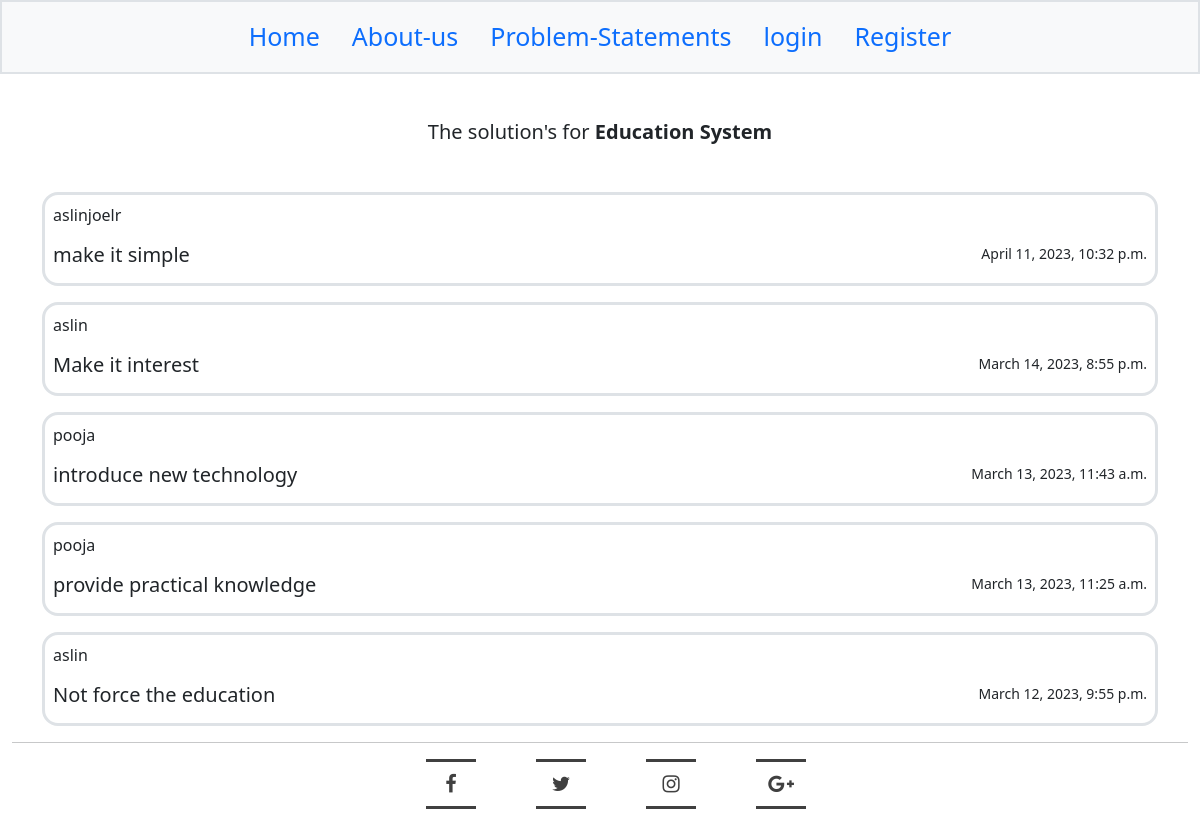
/problem_statements/1/view-solutions/, run on the app's committed database.
### nation_book/models.py (models this page shows, shortened)
class ProblemStatement(models.Model):
    problem_name = models.CharField(max_length=200)
    problem_desc = models.CharField(max_length=500)
    problem_img=models.ImageField(upload_to='problem_img')
    problem_id=models.IntegerField(default=0)
    def __str__(self):
        return self.problem_name

class ProblemComments(models.Model):
    body=models.TextField(default='')
    time=models.DateTimeField(auto_now_add=True)
    post=models.ForeignKey(ProblemStatement,on_delete=models.CASCADE)
    author=models.CharField(max_length=200)
    class Meta:
        ordering = ['-time']

### nation_book/views.py (the view)
# urls.py: path('problem_statements/<int:pk>/view-solutions/',views.view_solutions,name='view_solutions'),
def view_solutions(request,pk):
    comments=ProblemComments.objects.filter(post=pk)
    problem=ProblemStatement.objects.get(pk=pk)
    return render(request,'view-solutions.html',{'comments':comments,'problem':problem})

### nation_book/templates/view-solutions.html
{% extends 'base.html' %}
{% load static %}
{% block content %}
<br><br><br>
<div class="mt-5">
  <center><h5>The solution's for  <b>{{problem}}</b></h5></center><br>
  {% if comments|length == 0 %}
  <center><h5 style="color:red">There is no solution's submitted yet.</h5></center>
  {% else %}
  {% for comment in comments %}
  <div class="container mt-3">
    <div class="container p-2 border border-3 rounded-4">
      <p class="">{{comment.author}}</p>
      <small class="float-end">{{comment.time}}</small>
      <h5>{{comment.body}}</h5>
    </div>
  </div>
  {% endfor %}
  {% endif %}
</div>
{% endblock %}

### nation_book/static/css/index.css (style rules this page uses)
:root { --dark: #22577a; --light:#c7f9cc ; --average:#57cc99; --moreavg:#38a3a5; }

### data on the page
ProblemStatement: problem_name "Education System"
ProblemComments: author "aslinjoelr", time "April 11, 2023, 10:32 p.m.", body "make it simple"
ProblemComments: author "aslin", time "March 14, 2023, 8:55 p.m.", body "Make it interest"
ProblemComments: author "pooja", time "March 13, 2023, 11:43 a.m.", body "introduce new technology"
ProblemComments: author "pooja", time "March 13, 2023, 11:25 a.m.", body "provide practical knowledge"
ProblemComments: author "aslin", time "March 12, 2023, 9:55 p.m.", body "Not force the education"
